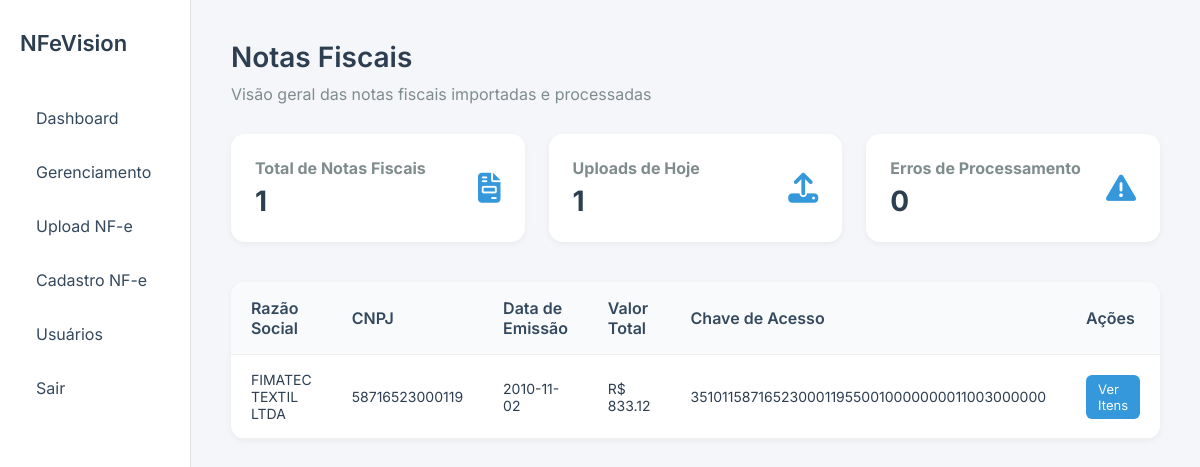
/ (signed in), run on the app's committed database.
### tables this page shows
CREATE TABLE notas_fiscais (id INTEGER PRIMARY KEY AUTOINCREMENT, usuario_id INTEGER, status TEXT, pagamento TEXT, cnpj_emitente TEXT, razao_social TEXT, data_emissao TEXT, data_vencimento TEXT, valor_total REAL, chave_acesso TEXT UNIQUE, data_referencia TEXT NOT NULL, categoria TEXT, FOREIGN KEY (usuario_id) REFERENCES usuarios (id));

### app.py (the view)
@app.route('/')
def index():
    if 'usuario_id' not in session:
        return redirect(url_for('login'))
    with sqlite3.connect('nfe.db') as conn:
        c = conn.cursor()
        c.execute('SELECT COUNT(*) FROM notas_fiscais WHERE usuario_id = ?', (session['usuario_id'],))
        total_notas = c.fetchone()[0]
        c.execute(f'''SELECT COUNT(*) FROM notas_fiscais
                     WHERE usuario_id = ? AND data_referencia = "{now}"''',
                  (session['usuario_id'],))
        uploads_hoje = c.fetchone()[0]
        erros_processamento = 0
        c.execute('''SELECT id, razao_social, cnpj_emitente, data_emissao, valor_total, chave_acesso
                     FROM notas_fiscais
                     WHERE usuario_id = ?
                     ORDER BY data_emissao DESC''', (session['usuario_id'],))
        notas = c.fetchall()
    return render_template('dashboard.html',
                           notas=notas,
                           total_notas=total_notas,
                           uploads_hoje=uploads_hoje,
                           erros_processamento=erros_processamento)

### templates/dashboard.html (shortened to what this page needs)
<!DOCTYPE html>
<html lang="pt-br">
<head>
  <link rel="stylesheet" href="https://cdnjs.cloudflare.com/ajax/libs/font-awesome/6.5.0/css/all.min.css">
</head>
<body>
  <aside>
    <div>
      <h2>NFeVision</h2>
      <nav>
        <a href="/">Dashboard</a>
        <a href="/gerenciamento">Gerenciamento</a>
        <a href="/upload">Upload NF-e</a>
        <a href="/cadastro_manual">Cadastro NF-e</a>
        <a href="/admin/usuarios">Usuários</a>
        <a href="/logout">Sair</a>      </nav>
    </div>
  </aside>
  <main>
    <div class="header">
      <h1>Notas Fiscais</h1>
      <p style="color:#7f8c8d;">Visão geral das notas fiscais importadas e processadas</p>
    </div>
    <div class="cards">
      <div class="card">
        <div class="info">
          <h2>Total de Notas Fiscais</h2>
          <p>{{ total_notas }}</p>
        </div>
        <i class="fa-solid fa-file-invoice"></i>
      </div>
      <div class="card">
        <div class="info">
          <h2>Uploads de Hoje</h2>
          <p>{{ uploads_hoje }}</p>
        </div>
        <i class="fa-solid fa-upload"></i>
      </div>
      <div class="card">
        <div class="info">
          <h2>Erros de Processamento</h2>
          <p>{{ erros_processamento }}</p>
        </div>
        <i class="fa-solid fa-triangle-exclamation"></i>
      </div>
    </div>
    <table>
      <thead>
        <tr>
          <th>Razão Social</th>
          <th>CNPJ</th>
          <th>Data de Emissão</th>
          <th>Valor Total</th>
          <th>Chave de Acesso</th>
          <th>Ações</th>
        </tr>
      </thead>
      <tbody>
        {% for nota in notas %}
        <tr>
          <td>{{ nota[1] }}</td>
          <td>{{ nota[2] }}</td>
          <td>{{ nota[3] }}</td>
          <td>R$ {{ nota[4] }}</td>
          <td>{{ nota[5] }}</td>
          <td><a href="/nota/{{ nota[0] }}/itens" class="action-link">Ver Itens</a></td>
        </tr>
        {% endfor %}
      </tbody>
    </table>
  </main>
</body>
</html>

### templates/dashboard.html (style rules this page uses)
* { margin: 0; padding: 0; box-sizing: border-box; font-family: 'Inter', sans-serif; }
body { background-color: #f4f6f9; display: flex; height: 100vh; color: #2c3e50; }
aside { width: 240px; height: 200vh; background-color: #ffffff; border-right: 1px solid #e0e0e0; padding: 30px 20px; display: flex; flex-direction: column; justify-content: space-between; }
aside h2 { font-size: 22px; font-weight: 600; margin-bottom: 40px; color: #2c3e50; }
aside nav a { display: block; padding: 12px 16px; border-radius: 8px; margin-bottom: 10px; color: #34495e; text-decoration: none; transition: background-color 0.2s; }
main { flex: 1; padding: 40px; }
.header { margin-bottom: 30px; }
.header h1 { font-size: 28px; font-weight: 600; color: #2c3e50; margin-bottom: 10px; }
.cards { display: flex; gap: 24px; margin-bottom: 40px; }
.card { flex: 1; background-color: #ffffff; padding: 24px; border-radius: 14px; box-shadow: 0 2px 6px rgba(0,0,0,0.05); display: flex; justify-content: space-between; align-items: center; transition: box-shadow 0.3s ease; }
.card .info { display: flex; flex-direction: column; gap: 6px; }
.card h2 { font-size: 16px; color: #7f8c8d; }
.card p { font-size: 28px; font-weight: bold; color: #2c3e50; }
.card i { font-size: 30px; color: #3498db; }
table { width: 100%; border-collapse: collapse; background-color: #ffffff; border-radius: 14px; overflow: hidden; box-shadow: 0 2px 6px rgba(0,0,0,0.05); }
th, td { padding: 16px 20px; text-align: left; border-bottom: 1px solid #f0f0f0; }
th { background-color: #f9fafb; font-weight: 600; color: #34495e; }
td { color: #2c3e50; font-size: 14px; }
.action-link { display: inline-block; background-color: #3498db; color: #fff; padding: 6px 12px; border-radius: 6px; text-decoration: none; font-size: 13px; transition: background-color 0.2s; }

### data on the page
notas_fiscais: razao_social "FIMATEC TEXTIL LTDA", cnpj_emitente "58716523000119", data_emissao "2010-11-02", valor_total "833.12", chave_acesso "35101158716523000119550010000000011003000000"

### other printed values
{{ total_notas }} "1"
{{ uploads_hoje }} "1"
{{ erros_processamento }} "0"
